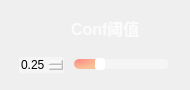
                 <widget class="QFrame" name="Conf_QF">
                  <property name="minimumSize">
                   <size>
                    <width>190</width>
                    <height>90</height>
                   </size>
                  </property>
                  <property name="maximumSize">
                   <size>
                    <width>190</width>
                    <height>90</height>
                   </size>
                  </property>
                  <property name="styleSheet">
                   <string notr="true">QFrame#Conf_QF{
border:2px solid rgba(255, 255, 255, 70);
border-radius:15px;
}</string>
                  </property>
                  <layout class="QVBoxLayout" name="verticalLayout_18">
                   <item>
                    <widget class="QPushButton" name="ToggleBotton_3">
                     <property name="sizePolicy">
                      <sizepolicy hsizetype="Expanding" vsizetype="Fixed">
                       <horstretch>0</horstretch>
                       <verstretch>0</verstretch>
                      </sizepolicy>
                     </property>
                     <property name="minimumSize">
                      <size>
                       <width>0</width>
                       <height>30</height>
                      </size>
                     </property>
                     <property name="maximumSize">
                      <size>
                       <width>16777215</width>
                       <height>30</height>
                      </size>
                     </property>
                     <property name="font">
                      <font>
                       <family>Microsoft YaHei UI</family>
                       <pointsize>12</pointsize>
                       <weight>87</weight>
                       <italic>false</italic>
                       <bold>true</bold>
                      </font>
                     </property>
                     <property name="cursor">
                      <cursorShape>ArrowCursor</cursorShape>
                     </property>
                     <property name="mouseTracking">
                      <bool>true</bool>
                     </property>
                     <property name="focusPolicy">
                      <enum>Qt::StrongFocus</enum>
                     </property>
                     <property name="contextMenuPolicy">
                      <enum>Qt::DefaultContextMenu</enum>
                     </property>
                     <property name="layoutDirection">
                      <enum>Qt::LeftToRight</enum>
                     </property>
                     <property name="autoFillBackground">
                      <bool>false</bool>
                     </property>
                     <property name="styleSheet">
                      <string notr="true">QPushButton{
background-image: url(:/all/img/conf.png);
background-repeat: no-repeat;
background-position: left center;
border: none;
border-left: 20px solid transparent;

text-align: left;
padding-left: 40px;
padding-bottom: 4px;
color: rgba(255, 255, 255, 199);
font: 700 12pt &quot;Microsoft YaHei UI&quot;;
}</string>
                     </property>
                     <property name="text">
                      <string>Conf阈值</string>
                     </property>
                     <property name="icon">
                      <iconset theme="zoom-out">
                       <normaloff>.</normaloff>.</iconset>
                     </property>
                     <property name="autoDefault">
                      <bool>false</bool>
                     </property>
                     <property name="default">
                      <bool>false</bool>
                     </property>
                     <property name="flat">
                      <bool>false</bool>
                     </property>
                    </widget>
                   </item>
                   <item>
                    <widget class="QFrame" name="frame">
                     <property name="sizePolicy">
                      <sizepolicy hsizetype="Preferred" vsizetype="Preferred">
                       <horstretch>0</horstretch>
                       <verstretch>0</verstretch>
                      </sizepolicy>
                     </property>
                     <property name="minimumSize">
                      <size>
                       <width>0</width>
                       <height>20</height>
                      </size>
                     </property>
                     <property name="maximumSize">
                      <size>
                       <width>16777215</width>
                       <height>20</height>
                      </size>
                     </property>
                     <layout class="QHBoxLayout" name="horizontalLayout_11">
                      <property name="spacing">
                       <number>10</number>
                      </property>
                      <property name="leftMargin">
                       <number>8</number>
                      </property>
                      <property name="topMargin">
                       <number>0</number>
                      </property>
                      <property name="rightMargin">
                       <number>10</number>
                      </property>
                      <property name="bottomMargin">
                       <number>0</number>
                      </property>
                      <item>
                       <widget class="QDoubleSpinBox" name="conf_spinbox">
                        <property name="cursor">
                         <cursorShape>PointingHandCursor</cursorShape>
                        </property>
                        <property name="styleSheet">
                         <string notr="true">QDoubleSpinBox {
border: 0px solid lightgray;
border-radius: 2px;
background-color: rgba(255,255,255,90);
font: 600 9pt &quot;Segoe UI&quot;;
}
        
QDoubleSpinBox::up-button {
width: 10px;
height: 9px;
margin: 0px 3px 0px 0px;
border-image: url(:/all/img/box_up.png);
}
QDoubleSpinBox::up-button:pressed {
margin-top: 1px;
}
            
QDoubleSpinBox::down-button {
width: 10px;
height: 9px;
margin: 0px 3px 0px 0px;
border-image: url(:/all/img/box_down.png);
}
QDoubleSpinBox::down-button:pressed {
margin-bottom: 1px;
}</string>
                        </property>
                        <property name="minimum">
                         <double>0.010000000000000</double>
                        </property>
                        <property name="maximum">
                         <double>1.000000000000000</double>
                        </property>
                        <property name="singleStep">
                         <double>0.050000000000000</double>
                        </property>
                        <property name="value">
                         <double>0.250000000000000</double>
                        </property>
                       </widget>
                      </item>
                      <item>
                       <widget class="QSlider" name="conf_slider">
                        <property name="cursor">
                         <cursorShape>PointingHandCursor</cursorShape>
                        </property>
                        <property name="styleSheet">
                         <string notr="true">QSlider::groove:horizontal {
border: none;
height: 10px;
background-color: rgba(255,255,255,90);
border-radius: 5px;
}

QSlider::handle:horizontal {
width: 10px;
margin: -1px 0px -1px 0px;
border-radius: 3px;
background-color: white;
}

QSlider::sub-page:horizontal {
background-color: qradialgradient(cx:0, cy:0, radius:1, fx:0.1, fy:0.1, stop:0 rgb(253, 139, 133),  stop:1 rgb(248, 194, 152));
border-radius: 5px;
}</string>
                        </property>
                        <property name="minimum">
                         <number>1</number>
                        </property>
                        <property name="maximum">
                         <number>100</number>
                        </property>
                        <property name="value">
                         <number>25</number>
                        </property>
                        <property name="orientation">
                         <enum>Qt::Horizontal</enum>
                        </property>
                       </widget>
                      </item>
                     </layout>
                    </widget>
                   </item>
                  </layout>
                 </widget>
